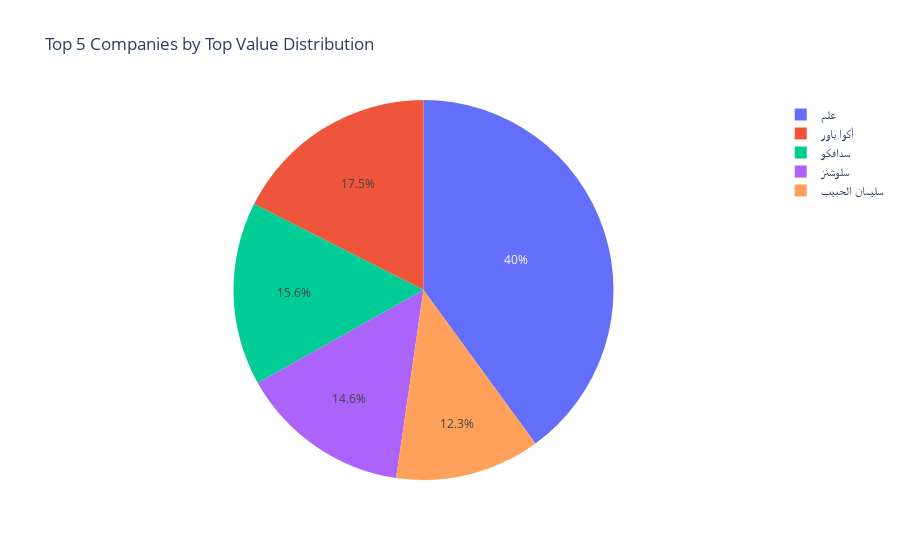

Notebook code cell kept with this figure:
### Code cell
top_5_df = df.sort_values(by='Top', ascending=False).head(5)

# Create a pie chart
fig = px.pie(top_5_df, names='Company', values='Top',
             title='Top 5 Companies by Top Value Distribution',)
             

# Show the plot
fig.show()

### Figure 1 — Plotly figure (JSON) as saved in the notebook; plotly's stock layout.template omitted (floating-point values rounded to 4 significant figures)
{"data": [{"domain": {"x": [0, 1], "y": [0, 1]}, "hovertemplate": "Company=%{label}<br>Top=%{value}<extra></extra>", "labels": ["علم", "أكوا باور", "سدافكو", "سلوشنز", "سليمان الحبيب"], "legendgroup": "", "name": "", "showlegend": true, "type": "pie", "values": [1125, 493.4, 439, 409.8, 346.8]}], "layout": {"legend": {"tracegroupgap": 0}, "title": {"text": "Top 5 Companies by Top Value Distribution"}}}
